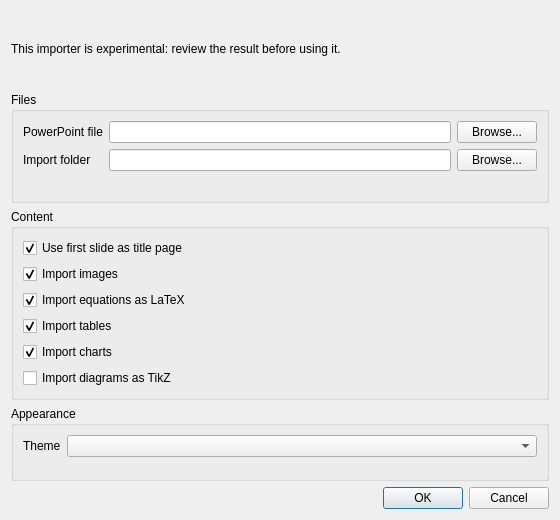
<?xml version="1.0" encoding="UTF-8"?>
<ui version="4.0">
 <class>ImportPPTX</class>
 <widget class="QDialog" name="ImportPPTX">
  <property name="geometry">
   <rect>
    <x>0</x>
    <y>0</y>
    <width>560</width>
    <height>520</height>
   </rect>
  </property>
  <property name="windowTitle">
   <string>Import PowerPoint (experimental)</string>
  </property>
  <layout class="QVBoxLayout" name="mainLayout">
   <item>
    <widget class="QLabel" name="warningLabel">
     <property name="text">
      <string>This importer is experimental: review the result before using it.</string>
     </property>
     <property name="wordWrap">
      <bool>true</bool>
     </property>
    </widget>
   </item>
   <item>
    <widget class="QGroupBox" name="filesGroup">
     <property name="title">
      <string>Files</string>
     </property>
     <layout class="QGridLayout" name="filesLayout">
      <item row="0" column="0">
       <widget class="QLabel" name="pptxLabel">
        <property name="text">
         <string>PowerPoint file</string>
        </property>
       </widget>
      </item>
      <item row="0" column="1">
       <widget class="QLineEdit" name="pptxEdit"/>
      </item>
      <item row="0" column="2">
       <widget class="QPushButton" name="pptxBrowse">
        <property name="text">
         <string>Browse...</string>
        </property>
       </widget>
      </item>
      <item row="1" column="0">
       <widget class="QLabel" name="folderLabel">
        <property name="text">
         <string>Import folder</string>
        </property>
       </widget>
      </item>
      <item row="1" column="1">
       <widget class="QLineEdit" name="folderEdit"/>
      </item>
      <item row="1" column="2">
       <widget class="QPushButton" name="folderBrowse">
        <property name="text">
         <string>Browse...</string>
        </property>
       </widget>
      </item>
      <item row="2" column="1" colspan="2">
       <widget class="QLabel" name="previewLabel">
        <property name="text">
         <string/>
        </property>
        <property name="textInteractionFlags">
         <set>Qt::TextInteractionFlag::TextSelectableByMouse</set>
        </property>
       </widget>
      </item>
     </layout>
    </widget>
   </item>
   <item>
    <widget class="QGroupBox" name="contentGroup">
     <property name="title">
      <string>Content</string>
     </property>
     <layout class="QVBoxLayout" name="contentLayout">
      <item>
       <widget class="QCheckBox" name="titlePageCheck">
        <property name="text">
         <string>Use first slide as title page</string>
        </property>
        <property name="checked">
         <bool>true</bool>
        </property>
       </widget>
      </item>
      <item>
       <widget class="QCheckBox" name="imagesCheck">
        <property name="text">
         <string>Import images</string>
        </property>
        <property name="checked">
         <bool>true</bool>
        </property>
       </widget>
      </item>
      <item>
       <widget class="QCheckBox" name="equationsCheck">
        <property name="text">
         <string>Import equations as LaTeX</string>
        </property>
        <property name="checked">
         <bool>true</bool>
        </property>
       </widget>
      </item>
      <item>
       <widget class="QCheckBox" name="tablesCheck">
        <property name="text">
         <string>Import tables</string>
        </property>
        <property name="checked">
         <bool>true</bool>
        </property>
       </widget>
      </item>
      <item>
       <widget class="QCheckBox" name="chartsCheck">
        <property name="text">
         <string>Import charts</string>
        </property>
        <property name="checked">
         <bool>true</bool>
        </property>
       </widget>
      </item>
      <item>
       <widget class="QCheckBox" name="diagramsCheck">
        <property name="text">
         <string>Import diagrams as TikZ</string>
        </property>
        <property name="checked">
         <bool>false</bool>
        </property>
       </widget>
      </item>
     </layout>
    </widget>
   </item>
   <item>
    <widget class="QGroupBox" name="appearanceGroup">
     <property name="title">
      <string>Appearance</string>
     </property>
     <layout class="QFormLayout" name="appearanceLayout">
      <item row="0" column="0">
       <widget class="QLabel" name="themeLabel">
        <property name="text">
         <string>Theme</string>
        </property>
       </widget>
      </item>
      <item row="0" column="1">
       <widget class="QComboBox" name="themeBox"/>
      </item>
     </layout>
    </widget>
   </item>
   <item>
    <widget class="QDialogButtonBox" name="buttonBox">
     <property name="standardButtons">
      <set>QDialogButtonBox::StandardButton::Cancel|QDialogButtonBox::StandardButton::Ok</set>
     </property>
    </widget>
   </item>
  </layout>
 </widget>
 <resources/>
 <connections/>
</ui>
